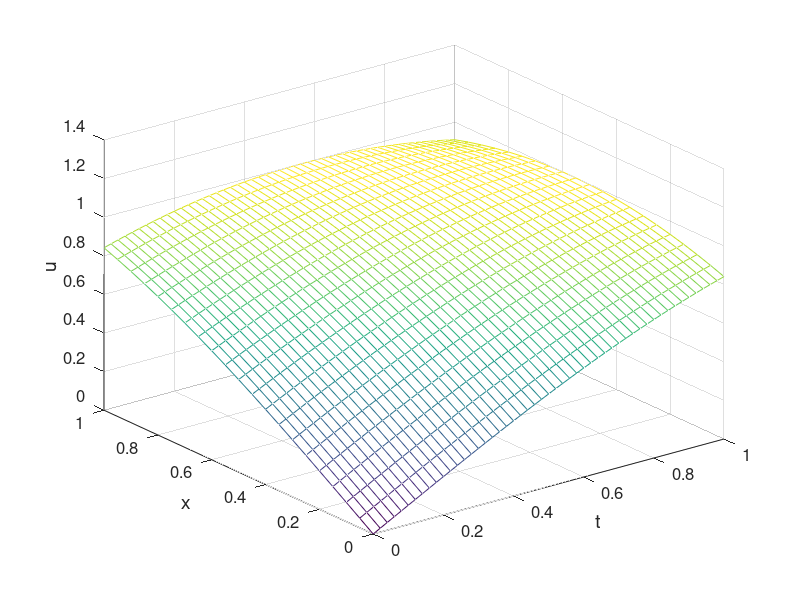

The MATLAB source for this figure:
% fdm_cn.m
% Crank-Nicolson scheme for heat equation
% u_t=u_{xx}+f(x,t), (x,t) in (0,1)x(0,1],
% u(x,0)=sin(x), x in [0,1],
% u(0,t)=sin(t), u(1,t)=sin(1+t), t in (0,1].
% f(x,t)=cos(x+t)+sin(x+t),
% exact solution: u(x,t)=sin(x+t)
clear all; close all;
a=1;
h=0.05; x=0:h:1;
tau=0.001; t=0:tau:1;
r=a*tau/h^2;
M=length(x)-1; N=length(t)-1;
% constructing the coefficient matrix
e=r*ones(M-1,1);
A=spdiags([-e 2+2*e -e],[-1 0 1],M-1,M-1);
B=spdiags([e 2-2*e e],[-1 0 1],M-1,M-1);
% setting initial and boundary conditions
un=zeros(M+1,N+1);
un(:,1)=sin(x);
un(1,:)=sin(t); 
un(end,:)=sin(1+t);
for n=1:N
    F=tau*cos(x(2:M)'+t(n))+tau*sin(x(2:M)'+t(n))...
        +tau*cos(x(2:M)'+t(n+1))+tau*sin(x(2:M)'+t(n+1));
    F(1)=F(1)+r*un(1,n)+r*un(1,n+1);
    F(M-1)=F(M-1)+r*un(end,n)+r*un(end,n+1);
    % solving the system
    un(2:M,n+1)=A\B*un(2:M,n)+A\F;
end
% plot the figure
mesh(t(1:20:end),x,un(:,1:20:end))
set(gca,'fontsize',12)
xlabel('t','fontsize',14) 
ylabel('x','fontsize',14)
zlabel('u','fontsize',14)

% calculating maximum error
[T,X]=meshgrid(t,x);
ue=sin(X+T);

Error=max(max(abs(ue-un)))

% print -dpng -r600 fdm_cn.png
% print -depsc2 fdm_cn.eps
